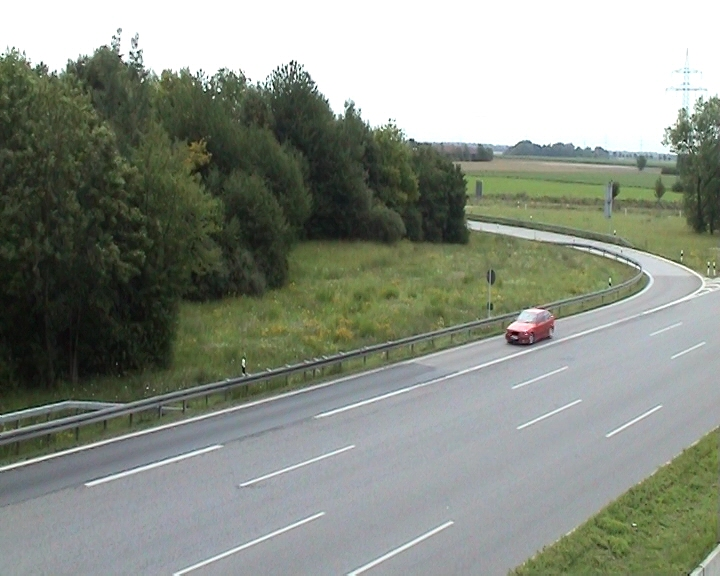
%> input picture ex10/sequence/2043_000140.jpeg, 720 x 576 px; its folder holds only this picture in this run
$ octave ex1.m   (GNU Octave 9; MATLAB toolbox functions it lacks are replaced by stand-ins)
%> lines starting %> are read from the running program, lines starting %| are printed output that depends on the picture
### ex10/load_img.m
function img = load_img(num, varargin)
%> called with num = 0

    scale = 1;
    if nargin == 2
        scale = varargin{1}
    end

    num = num + 140;
    path = sprintf('sequence/2043_%06d.jpeg', num);
    img = imresize(imread(path), scale);
%> img is the input picture: size 576x720x3 uint8; mean R, G, B 137.5, 143.6, 132.8
%     img = single(img) / 255;
 end

### ex10/colorHist.m
function h = colorHist(img)

    img = rgb2hsv(img);
    hue = img(:, :, 1);
    h = zeros(256, 1);
    index = hueindex(hue);
    for n = 1:numel(index)
        h(index(n)) = h(index(n)) + 1;
    end
end

### ex10/hueindex.m
function index = hueindex(hue)
    index = ceil(hue*255) + 1;
end

### ex10/probMap.m
function map = probMap(img, hist)

    hue = rgb2hsv(img);
    hue = hue(:, :, 3);
    index = hueindex(hue);
    map = hist(index);
    map = single(map) / max(map(:)) * 255;
end

### ex10/ex1.m
close all, clear all, clc

x = [506 308 57 47]; % x y width height

img = load_img(0);
patch = img(x(2):x(2)+x(4), x(1):x(1)+x(3), :);
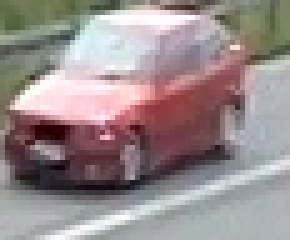
%> patch: size 48x58x3 uint8 (shown 5 times larger); mean R, G, B 153.3, 140.4, 141.4

hist = colorHist(patch);
%> in colorHist, `img = rgb2hsv(img);`: img: size 48x58x3 double; mean H, S, V 0.647, 0.173, 0.619
%> in colorHist, `hue = img(:, :, 1);`:
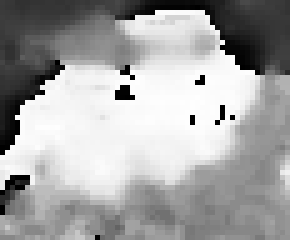
%> hue: size 48x58 double (shown 5 times larger); min 0, max 0.998, mean 0.647
%> after the loop in colorHist, `for n = 1:numel(index)`: h = 256 values, max 87 at index 254, min 0 at index 71, mean 10.88
%> hist has the same summary as h in colorHist
map = probMap(patch, hist);
%> in probMap, `hue = hue(:, :, 3);`:
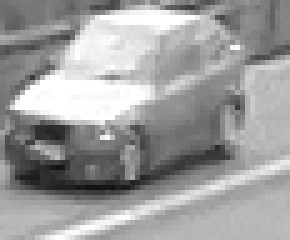
%> hue: size 48x58 double (shown 5 times larger); min 0.0667, max 1, mean 0.619
%> in probMap, `map = hist(index);`:
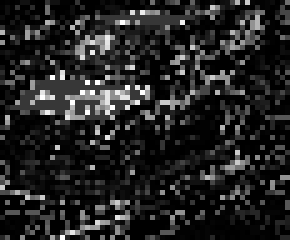
%> map: size 48x58 double (shown 5 times larger); min 0, max 87, mean 12.3; drawn with min black and max white


figure(1)
subplot(2, 1, 1)
bar(hist);
xlim([0 256])
title('histogram')

ax = subplot(2, 1, 2);
imshow(map/255)
colormap(ax, hot)
title('probability map')
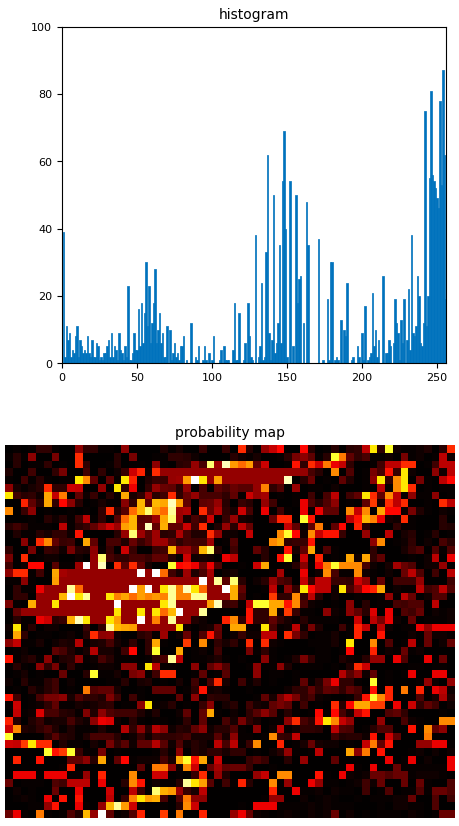
%> figure redrawn from the program's plot data, 2 panels
